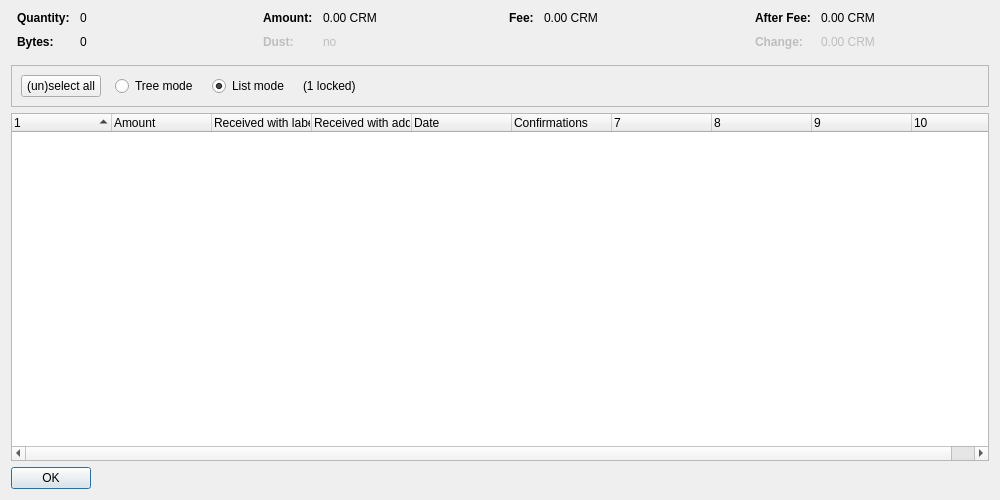
<?xml version="1.0" encoding="UTF-8"?>
<ui version="4.0">
 <class>CoinControlDialog</class>
 <widget class="QDialog" name="CoinControlDialog">
  <property name="geometry">
   <rect>
    <x>0</x>
    <y>0</y>
    <width>1000</width>
    <height>500</height>
   </rect>
  </property>
  <property name="windowTitle">
   <string>Coin Selection</string>
  </property>
  <layout class="QVBoxLayout" name="verticalLayout">
   <item>
    <layout class="QHBoxLayout" name="horizontalLayoutTop" stretch="0,0,0,0">
     <property name="topMargin">
      <number>0</number>
     </property>
     <property name="bottomMargin">
      <number>10</number>
     </property>
     <item>
      <layout class="QFormLayout" name="formLayoutCoinControl1">
       <property name="horizontalSpacing">
        <number>10</number>
       </property>
       <property name="verticalSpacing">
        <number>10</number>
       </property>
       <property name="leftMargin">
        <number>6</number>
       </property>
       <property name="rightMargin">
        <number>6</number>
       </property>
       <item row="0" column="0">
        <widget class="QLabel" name="labelCoinControlQuantityText">
         <property name="font">
          <font>
           <weight>75</weight>
           <bold>true</bold>
          </font>
         </property>
         <property name="text">
          <string>Quantity:</string>
         </property>
        </widget>
       </item>
       <item row="0" column="1">
        <widget class="QLabel" name="labelCoinControlQuantity">
         <property name="cursor">
          <cursorShape>IBeamCursor</cursorShape>
         </property>
         <property name="contextMenuPolicy">
          <enum>Qt::ActionsContextMenu</enum>
         </property>
         <property name="text">
          <string notr="true">0</string>
         </property>
         <property name="textInteractionFlags">
          <set>Qt::LinksAccessibleByMouse|Qt::TextSelectableByKeyboard|Qt::TextSelectableByMouse</set>
         </property>
        </widget>
       </item>
       <item row="1" column="0">
        <widget class="QLabel" name="labelCoinControlBytesText">
         <property name="font">
          <font>
           <weight>75</weight>
           <bold>true</bold>
          </font>
         </property>
         <property name="text">
          <string>Bytes:</string>
         </property>
        </widget>
       </item>
       <item row="1" column="1">
        <widget class="QLabel" name="labelCoinControlBytes">
         <property name="cursor">
          <cursorShape>IBeamCursor</cursorShape>
         </property>
         <property name="contextMenuPolicy">
          <enum>Qt::ActionsContextMenu</enum>
         </property>
         <property name="text">
          <string notr="true">0</string>
         </property>
         <property name="textInteractionFlags">
          <set>Qt::LinksAccessibleByMouse|Qt::TextSelectableByKeyboard|Qt::TextSelectableByMouse</set>
         </property>
        </widget>
       </item>
      </layout>
     </item>
     <item>
      <layout class="QFormLayout" name="formLayoutCoinControl2">
       <property name="horizontalSpacing">
        <number>10</number>
       </property>
       <property name="verticalSpacing">
        <number>10</number>
       </property>
       <property name="leftMargin">
        <number>6</number>
       </property>
       <property name="rightMargin">
        <number>6</number>
       </property>
       <item row="0" column="0">
        <widget class="QLabel" name="labelCoinControlAmountText">
         <property name="font">
          <font>
           <weight>75</weight>
           <bold>true</bold>
          </font>
         </property>
         <property name="text">
          <string>Amount:</string>
         </property>
        </widget>
       </item>
       <item row="0" column="1">
        <widget class="QLabel" name="labelCoinControlAmount">
         <property name="cursor">
          <cursorShape>IBeamCursor</cursorShape>
         </property>
         <property name="contextMenuPolicy">
          <enum>Qt::ActionsContextMenu</enum>
         </property>
         <property name="text">
          <string notr="true">0.00 CRM</string>
         </property>
         <property name="textInteractionFlags">
          <set>Qt::LinksAccessibleByMouse|Qt::TextSelectableByKeyboard|Qt::TextSelectableByMouse</set>
         </property>
        </widget>
       </item>
       <item row="1" column="0">
        <widget class="QLabel" name="labelCoinControlLowOutputText">
         <property name="enabled">
          <bool>false</bool>
         </property>
         <property name="font">
          <font>
           <weight>75</weight>
           <bold>true</bold>
          </font>
         </property>
         <property name="text">
          <string>Dust:</string>
         </property>
        </widget>
       </item>
       <item row="1" column="1">
        <widget class="QLabel" name="labelCoinControlLowOutput">
         <property name="enabled">
          <bool>false</bool>
         </property>
         <property name="cursor">
          <cursorShape>IBeamCursor</cursorShape>
         </property>
         <property name="contextMenuPolicy">
          <enum>Qt::ActionsContextMenu</enum>
         </property>
         <property name="text">
          <string notr="true">no</string>
         </property>
         <property name="textInteractionFlags">
          <set>Qt::LinksAccessibleByMouse|Qt::TextSelectableByKeyboard|Qt::TextSelectableByMouse</set>
         </property>
        </widget>
       </item>
      </layout>
     </item>
     <item>
      <layout class="QFormLayout" name="formLayoutCoinControl3">
       <property name="horizontalSpacing">
        <number>10</number>
       </property>
       <property name="verticalSpacing">
        <number>10</number>
       </property>
       <property name="leftMargin">
        <number>6</number>
       </property>
       <property name="rightMargin">
        <number>6</number>
       </property>
       <item row="0" column="0">
        <widget class="QLabel" name="labelCoinControlFeeText">
         <property name="font">
          <font>
           <weight>75</weight>
           <bold>true</bold>
          </font>
         </property>
         <property name="text">
          <string>Fee:</string>
         </property>
        </widget>
       </item>
       <item row="0" column="1">
        <widget class="QLabel" name="labelCoinControlFee">
         <property name="cursor">
          <cursorShape>IBeamCursor</cursorShape>
         </property>
         <property name="contextMenuPolicy">
          <enum>Qt::ActionsContextMenu</enum>
         </property>
         <property name="text">
          <string notr="true">0.00 CRM</string>
         </property>
         <property name="textInteractionFlags">
          <set>Qt::LinksAccessibleByMouse|Qt::TextSelectableByKeyboard|Qt::TextSelectableByMouse</set>
         </property>
        </widget>
       </item>
      </layout>
     </item>
     <item>
      <layout class="QFormLayout" name="formLayoutCoinControl4">
       <property name="horizontalSpacing">
        <number>10</number>
       </property>
       <property name="verticalSpacing">
        <number>10</number>
       </property>
       <property name="leftMargin">
        <number>6</number>
       </property>
       <property name="rightMargin">
        <number>6</number>
       </property>
       <item row="0" column="0">
        <widget class="QLabel" name="labelCoinControlAfterFeeText">
         <property name="font">
          <font>
           <weight>75</weight>
           <bold>true</bold>
          </font>
         </property>
         <property name="text">
          <string>After Fee:</string>
         </property>
        </widget>
       </item>
       <item row="0" column="1">
        <widget class="QLabel" name="labelCoinControlAfterFee">
         <property name="cursor">
          <cursorShape>IBeamCursor</cursorShape>
         </property>
         <property name="contextMenuPolicy">
          <enum>Qt::ActionsContextMenu</enum>
         </property>
         <property name="text">
          <string notr="true">0.00 CRM</string>
         </property>
         <property name="textInteractionFlags">
          <set>Qt::LinksAccessibleByMouse|Qt::TextSelectableByKeyboard|Qt::TextSelectableByMouse</set>
         </property>
        </widget>
       </item>
       <item row="1" column="0">
        <widget class="QLabel" name="labelCoinControlChangeText">
         <property name="enabled">
          <bool>false</bool>
         </property>
         <property name="font">
          <font>
           <weight>75</weight>
           <bold>true</bold>
          </font>
         </property>
         <property name="text">
          <string>Change:</string>
         </property>
        </widget>
       </item>
       <item row="1" column="1">
        <widget class="QLabel" name="labelCoinControlChange">
         <property name="enabled">
          <bool>false</bool>
         </property>
         <property name="cursor">
          <cursorShape>IBeamCursor</cursorShape>
         </property>
         <property name="contextMenuPolicy">
          <enum>Qt::ActionsContextMenu</enum>
         </property>
         <property name="text">
          <string notr="true">0.00 CRM</string>
         </property>
         <property name="textInteractionFlags">
          <set>Qt::LinksAccessibleByMouse|Qt::TextSelectableByKeyboard|Qt::TextSelectableByMouse</set>
         </property>
        </widget>
       </item>
      </layout>
     </item>
    </layout>
   </item>
   <item>
    <widget class="QFrame" name="frame">
     <property name="minimumSize">
      <size>
       <width>0</width>
       <height>40</height>
      </size>
     </property>
     <property name="frameShape">
      <enum>QFrame::StyledPanel</enum>
     </property>
     <property name="frameShadow">
      <enum>QFrame::Sunken</enum>
     </property>
     <layout class="QHBoxLayout" name="horizontalLayout">
      <item>
       <layout class="QHBoxLayout" name="horizontalLayoutPanel" stretch="0,0,0,0,0">
        <property name="spacing">
         <number>14</number>
        </property>
        <item>
         <widget class="QPushButton" name="pushButtonSelectAll">
          <property name="sizePolicy">
           <sizepolicy hsizetype="Maximum" vsizetype="Fixed">
            <horstretch>0</horstretch>
            <verstretch>0</verstretch>
           </sizepolicy>
          </property>
          <property name="text">
           <string>(un)select all</string>
          </property>
          <property name="autoDefault">
           <bool>false</bool>
          </property>
         </widget>
        </item>
        <item>
         <widget class="QRadioButton" name="radioTreeMode">
          <property name="sizePolicy">
           <sizepolicy hsizetype="Maximum" vsizetype="Fixed">
            <horstretch>0</horstretch>
            <verstretch>0</verstretch>
           </sizepolicy>
          </property>
          <property name="text">
           <string>Tree mode</string>
          </property>
         </widget>
        </item>
        <item>
         <widget class="QRadioButton" name="radioListMode">
          <property name="sizePolicy">
           <sizepolicy hsizetype="Maximum" vsizetype="Fixed">
            <horstretch>0</horstretch>
            <verstretch>0</verstretch>
           </sizepolicy>
          </property>
          <property name="text">
           <string>List mode</string>
          </property>
          <property name="checked">
           <bool>true</bool>
          </property>
         </widget>
        </item>
        <item>
         <widget class="QLabel" name="labelLocked">
          <property name="text">
           <string notr="true">(1 locked)</string>
          </property>
         </widget>
        </item>
        <item>
         <spacer name="horizontalSpacer">
          <property name="orientation">
           <enum>Qt::Horizontal</enum>
          </property>
          <property name="sizeHint" stdset="0">
           <size>
            <width>40</width>
            <height>20</height>
           </size>
          </property>
         </spacer>
        </item>
       </layout>
      </item>
     </layout>
    </widget>
   </item>
   <item>
    <widget class="CoinControlTreeWidget" name="treeWidget">
     <property name="contextMenuPolicy">
      <enum>Qt::CustomContextMenu</enum>
     </property>
     <property name="sortingEnabled">
      <bool>false</bool>
     </property>
     <property name="columnCount">
      <number>10</number>
     </property>
     <attribute name="headerShowSortIndicator" stdset="0">
      <bool>true</bool>
     </attribute>
     <attribute name="headerStretchLastSection">
      <bool>false</bool>
     </attribute>
     <column>
      <property name="text">
       <string/>
      </property>
     </column>
     <column>
      <property name="text">
       <string>Amount</string>
      </property>
     </column>
     <column>
      <property name="text">
       <string>Received with label</string>
      </property>
     </column>
     <column>
      <property name="text">
       <string>Received with address</string>
      </property>
     </column>
     <column>
      <property name="text">
       <string>Date</string>
      </property>
     </column>
     <column>
      <property name="text">
       <string>Confirmations</string>
      </property>
      <property name="toolTip">
       <string>Confirmed</string>
      </property>
     </column>
     <column>
      <property name="text">
       <string/>
      </property>
     </column>
     <column>
      <property name="text">
       <string/>
      </property>
     </column>
     <column>
      <property name="text">
       <string/>
      </property>
     </column>
     <column>
      <property name="text">
       <string/>
      </property>
     </column>
    </widget>
   </item>
   <item>
    <widget class="QDialogButtonBox" name="buttonBox">
     <property name="sizePolicy">
      <sizepolicy hsizetype="Maximum" vsizetype="Fixed">
       <horstretch>0</horstretch>
       <verstretch>0</verstretch>
      </sizepolicy>
     </property>
     <property name="orientation">
      <enum>Qt::Horizontal</enum>
     </property>
     <property name="standardButtons">
      <set>QDialogButtonBox::Ok</set>
     </property>
    </widget>
   </item>
  </layout>
 </widget>
 <customwidgets>
  <customwidget>
   <class>CoinControlTreeWidget</class>
   <extends>QTreeWidget</extends>
   <header>coincontroltreewidget.h</header>
  </customwidget>
 </customwidgets>
 <resources/>
 <connections/>
</ui>
